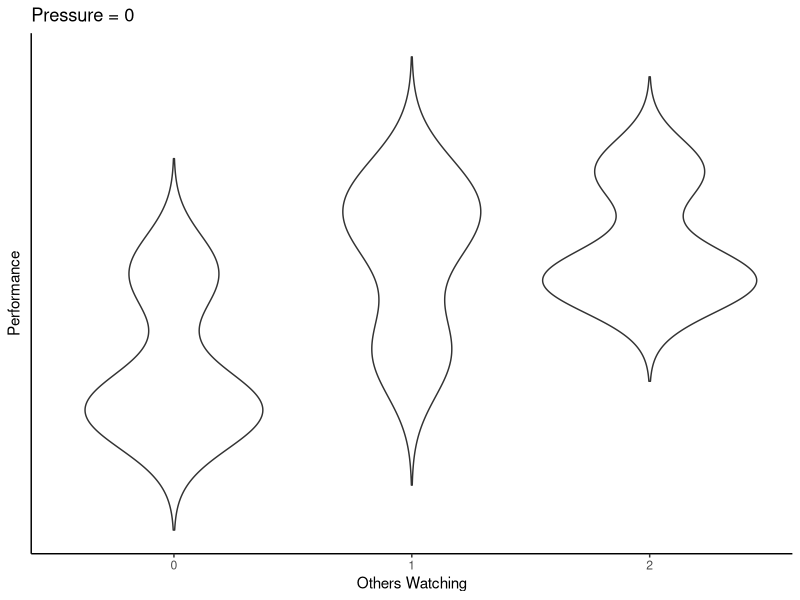
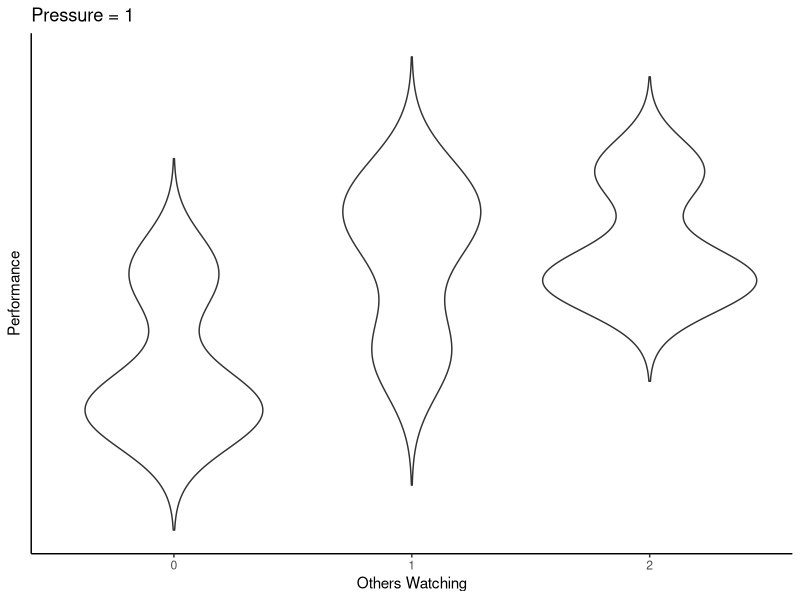
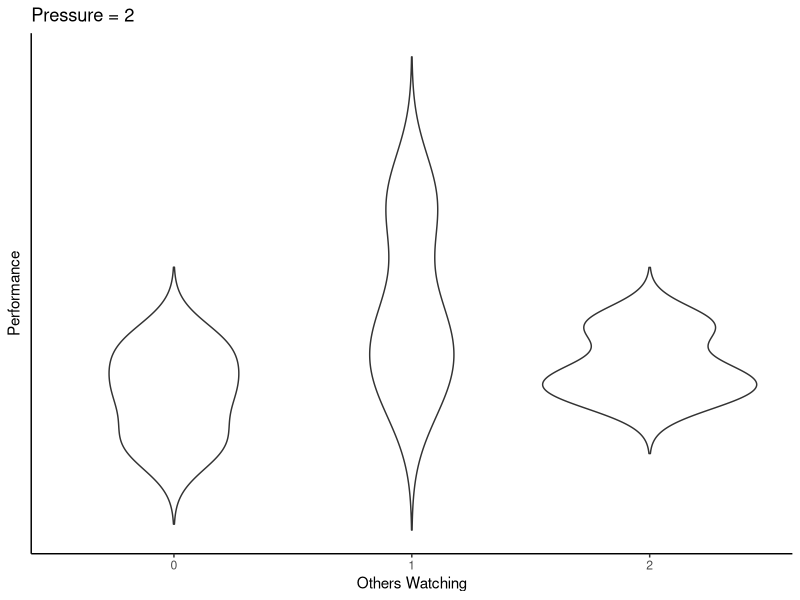
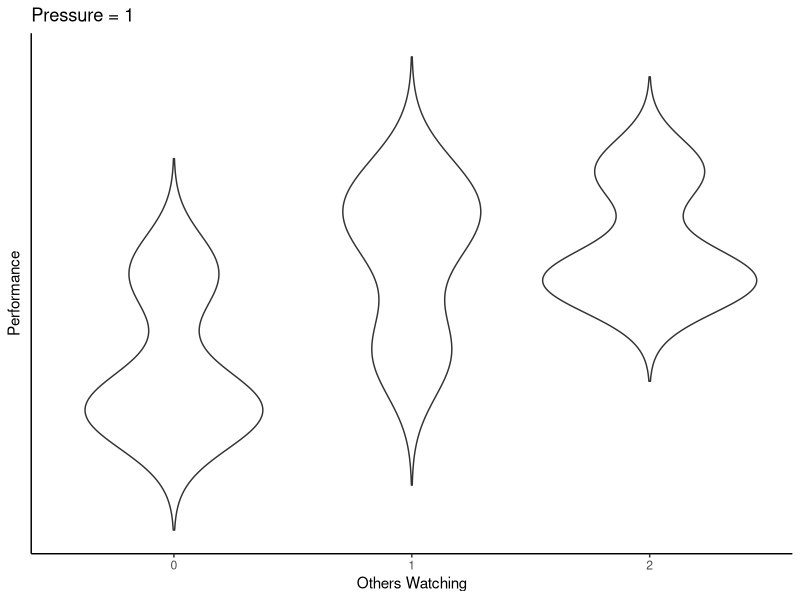

R code for these plots, in order:
## ---- chunk 1
knitr::opts_chunk$set(echo = TRUE, message = F, warning = F, cache = T)
library(tidyverse)
library(ggplot2)
library(kableExtra)
## ---- chunk 2
set.seed(30)
others <- c(0,1,2)
pressure <- c(0,1,2)
ids <- c(1:3)
dd <- matrix(, ncol = 4, nrow = length(ids)*length(pressure)*length(others))

count <- 0
for(i in ids){
  
  for(k in others){
    
    for(j in pressure){
      count <- count + 1
      
      perf <- rnorm(1, 10, 3)
      dd[count, 1] <- i
      dd[count, 2] <- k
      dd[count, 3] <- j
      dd[count, 4] <- perf
      
    }
  }
  
}

df <- data.frame(dd)
names(df) <- c("id", "others", "pressure", "performance")  

df %>% kable() %>% kable_styling()
## ---- chunk 3
ggplot(df %>% filter(pressure == 0), aes(x = as.factor(others), y = performance)) + 
  geom_violin(trim = F) + 
  theme_classic() + 
  xlab("Others Watching") + 
  ylab("Performance") + 
  theme(axis.text.y = element_blank(),
        axis.ticks.y = element_blank()) + 
  ggtitle("Pressure = 0")
## ---- chunk 4
boxfunc <- function(col, title){
  col <- enquo(col)
  
  # use !! here
  ggplot(df %>% filter(pressure == !!col), aes(x = as.factor(others), y = performance)) + 
  geom_violin(trim = F) + 
  theme_classic() + 
  xlab("Others Watching") + 
  ylab("Performance") + 
  theme(axis.text.y = element_blank(),
        axis.ticks.y = element_blank()) + 
  # use parameter here
  ggtitle(paste("Pressure =", title, sep = " "))
  
}

## ---- chunk 5
boxfunc(0, 1)
boxfunc(1, 2)
## ---- chunk 6
varfunc <- function(col, title){
  
  # use {{var}} here
  ggplot(df %>% filter(pressure == {{col}}), aes(x = as.factor(others), y = performance)) + 
  geom_violin(trim = F) + 
  theme_classic() + 
  xlab("Others Watching") + 
  ylab("Performance") + 
  theme(axis.text.y = element_blank(),
        axis.ticks.y = element_blank()) + 
  # use parameter here
  ggtitle(paste("Pressure =", title, sep = " "))
  
}

## ---- chunk 7
varfunc(0, 1)
